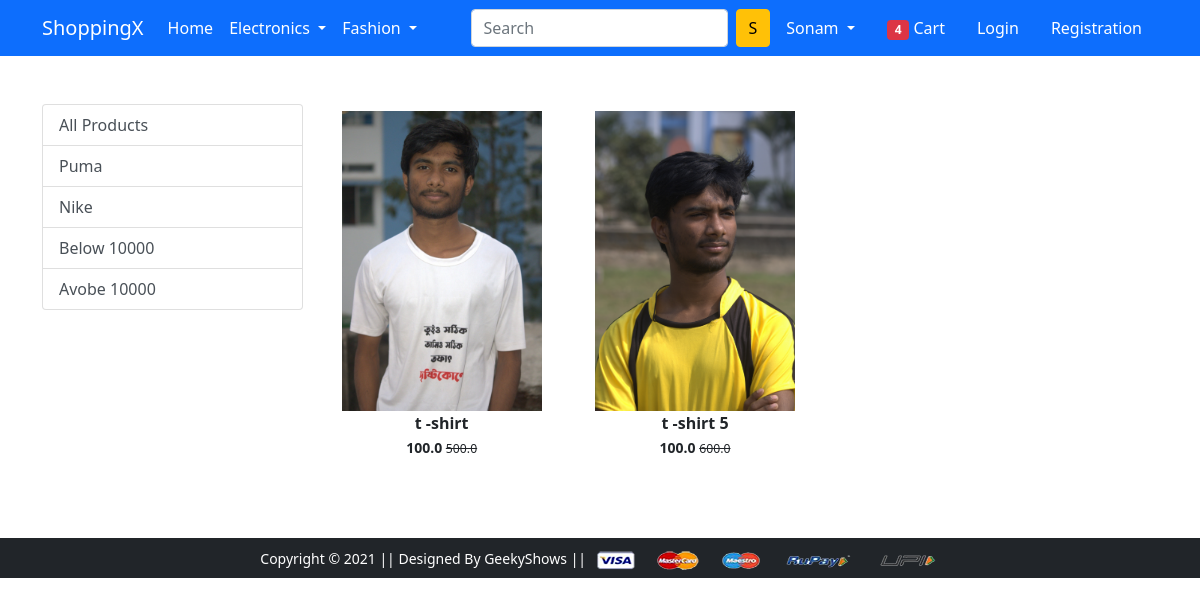
Before: /topwear/ with the older database file.
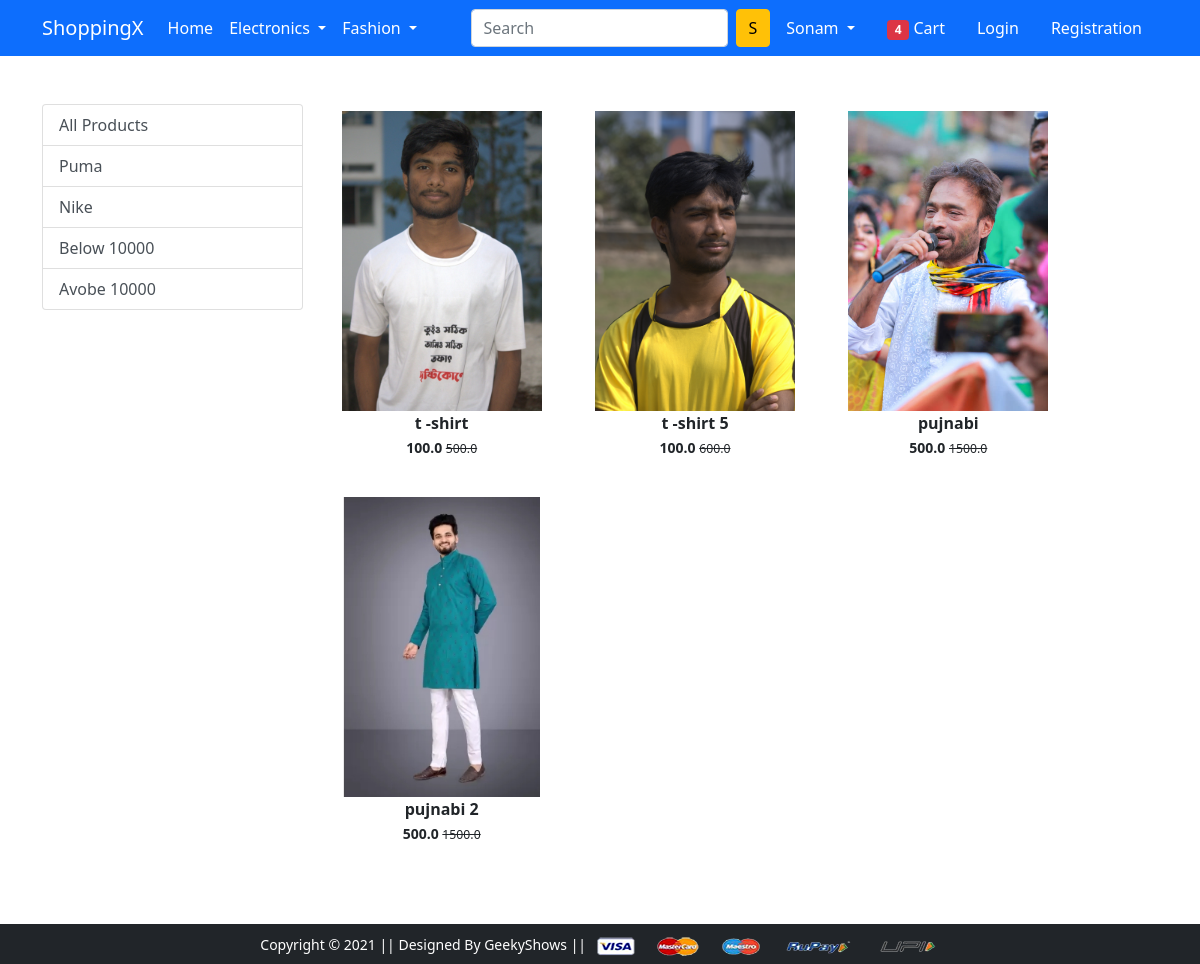
After: the same page with the newer database file.
### app/models.py (models this page shows, shortened)
class Product(models.Model):
    title=models.CharField(max_length=100)
    selling_price=models.FloatField()
    discount_price=models.FloatField()
    description=models.TextField()
    brand=models.CharField(max_length=100)
    catagory=models.CharField(choices=CATEGORY_CHOICE, max_length=2)
    product_image=models.ImageField(upload_to='productimg')

### app/views.py (the view)
# urls.py: path('topwear/', views.topwear, name='topwear'),
def topwear(request, data=None):
    topwears = None  # Initialize mobiles to None
    if data is None:
        topwears = Product.objects.filter(catagory='TW')
    elif data=='puma':
        topwears = Product.objects.filter(catagory='TW', brand=data)
    elif data=='nike':
        topwears = Product.objects.filter(catagory='TW', brand=data)
    elif data=='below':
        topwears=Product.objects.filter(catagory='TW').filter(discount_price__lt=10000)
    elif data=='above':
        topwears=Product.objects.filter(catagory='TW').filter(discount_price__gt=10000)
    return render(request,'app/topwear.html', {'topwears': topwears})

### app/templates/app/topwear.html (shortened to what this page needs)
{% extends 'app/base.html' %}
{% load static %}
{% block main-content %}
<div class="container my-5">
 <div class="row">
  <div class="col-sm-3">
   <div class="list-group">
    <a href="{% url "topwear" %}" class="list-group-item list-group-item-action" aria-current="true">All Products</a>
    <a href="{% url 'topweardata' 'puma'  %}" class="list-group-item list-group-item-action" aria-current="true">Puma</a>
    <a href="{% url 'topweardata' 'nike'  %}" class="list-group-item list-group-item-action" aria-current="true">Nike</a>
    <a href="{% url 'topweardata' 'below'  %}" class="list-group-item list-group-item-action" aria-current="true">Below 10000</a>
    <a href="{% url 'topweardata' 'above' %}" class="list-group-item list-group-item-action" aria-current="true">Avobe 10000</a>
  </div>
</div>
  <div class="col-sm-8">
   <div class="row">
    {% for p in topwears %}
    <div class="col-sm-4 text-center mb-4">
        <a href="{% url 'product-detail' p.id %}" class="btn">
            <div class="item">
                <img src="{{p.product_image.url}}" alt="" height="300" class="">
                <div class="fw-bold">{{p.title}}</div>
                <small class="fw-bold">{{p.discount_price}} <small class="fw-light text-decoration-line-through">{{p.selling_price}}</small></small>
            </div>
        </a>
    </div>
    {% endfor %}
   </div>
  </div>
 </div>
</div>
{% endblock main-content %}

Changed rows visible on the page:
added Product: product_image (picture), title "pujnabi", discount_price "500.0", selling_price "1500.0"
added Product: product_image (picture), title "pujnabi 2", discount_price "500.0", selling_price "1500.0"
